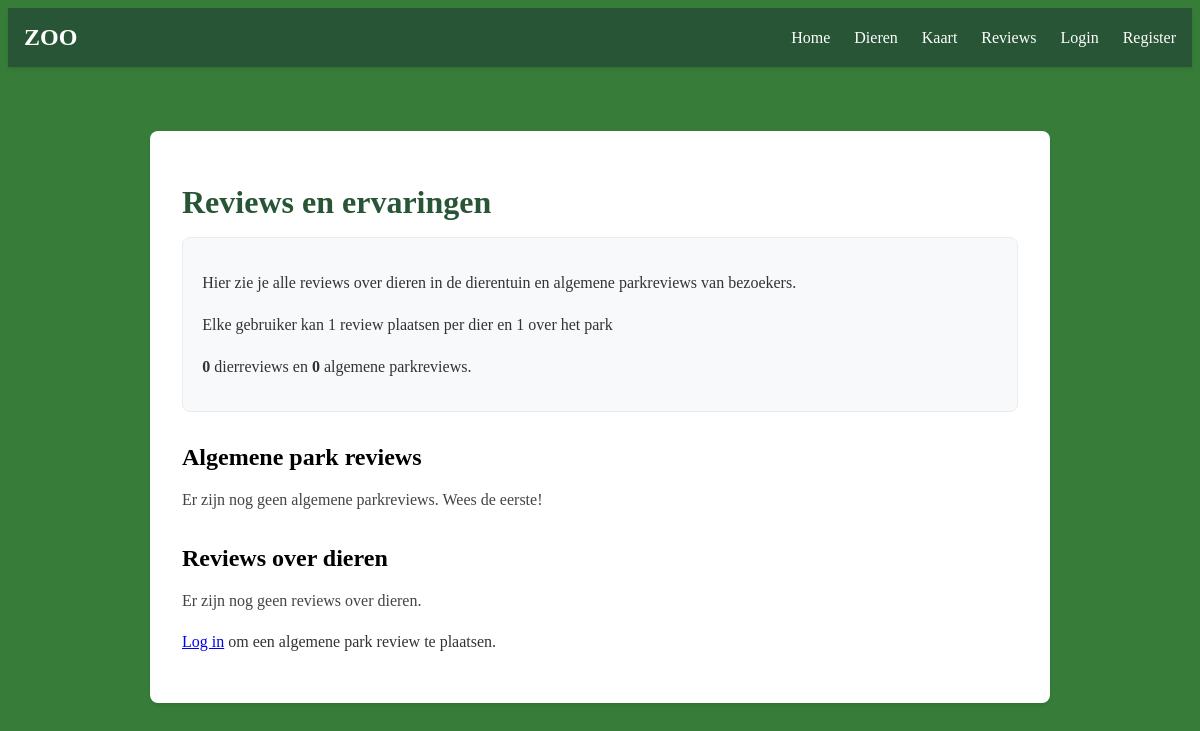
The app's page /reviews, older data.
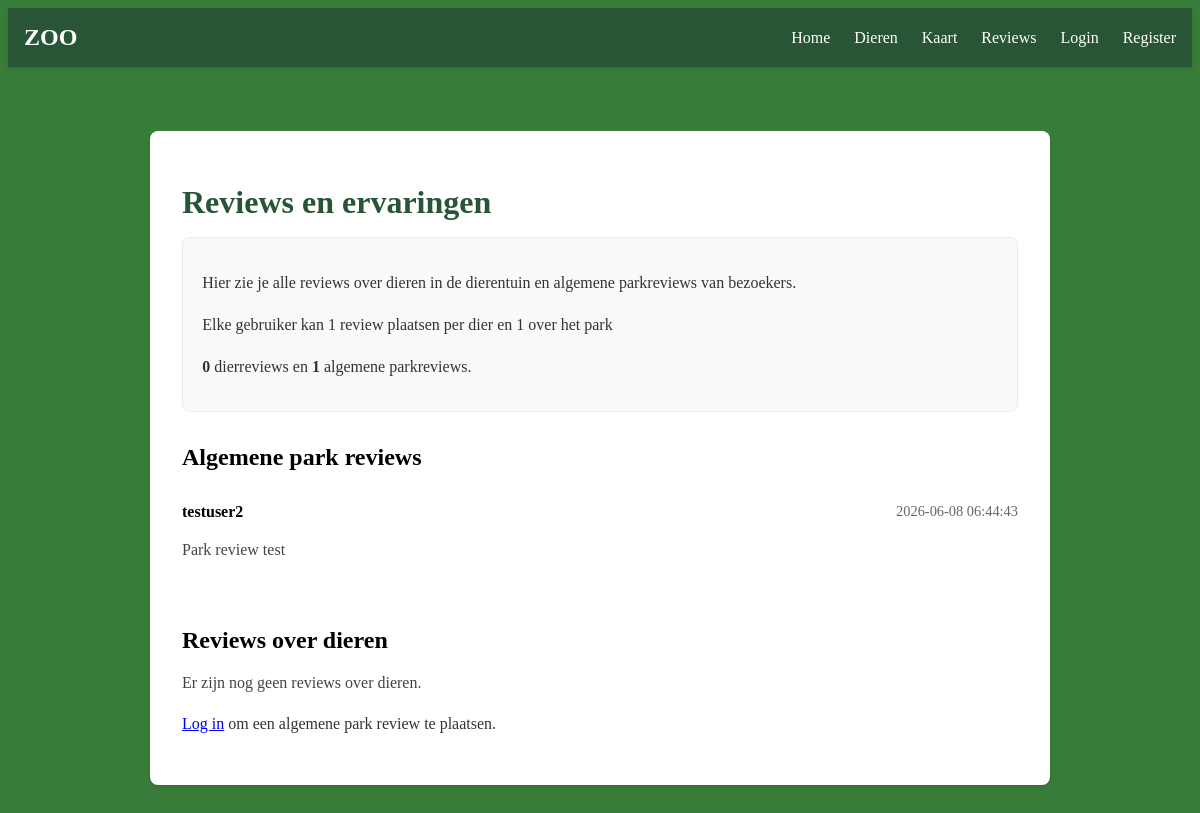
The same page, newer data.
### tables this page shows
CREATE TABLE PARK_REVIEWS (
        id INTEGER PRIMARY KEY AUTOINCREMENT,
        user_id INTEGER NOT NULL,
        review TEXT NOT NULL,
        created_at TEXT NOT NULL DEFAULT CURRENT_TIMESTAMP,
        FOREIGN KEY (user_id) REFERENCES USERS(id)
    );

CREATE TABLE USERS (
    id INTEGER PRIMARY KEY AUTOINCREMENT,
    username TEXT UNIQUE NOT NULL,
    password TEXT NOT NULL
);

### app.py (the view, shortened to what this page needs)
@app.route("/reviews", methods=["GET", "POST"])
def reviews():
    error = None
    animal_reviews = db.execute(
        "SELECT REVIEWS.id AS review_id, REVIEWS.review, REVIEWS.created_at, REVIEWS.user_id, USERS.username, DIEREN.naam AS dier_naam "
        "FROM REVIEWS "
        "JOIN USERS ON REVIEWS.user_id = USERS.id "
        "JOIN DIEREN ON REVIEWS.dier_id = DIEREN.id "
        "ORDER BY REVIEWS.created_at DESC"
    )
    park_reviews = db.execute(
        "SELECT PARK_REVIEWS.id AS review_id, PARK_REVIEWS.review, PARK_REVIEWS.created_at, PARK_REVIEWS.user_id, USERS.username "
        "FROM PARK_REVIEWS "
        "JOIN USERS ON PARK_REVIEWS.user_id = USERS.id "
        "ORDER BY PARK_REVIEWS.created_at DESC"
    )
    return render_template("reviews.html", animal_reviews=animal_reviews, park_reviews=park_reviews, error=error)

### templates/reviews.html (shortened to what this page needs)
{% extends "layout.html" %}
{% block content %}
<div class="dier-container">
    <div class="dier-content">
        <h1>Reviews en ervaringen</h1>
        <div class="reviews-summary">
            <p>Hier zie je alle reviews over dieren in de dierentuin en algemene parkreviews van bezoekers.</p>
            <p>Elke gebruiker kan 1 review plaatsen per dier en 1 over het park</p>
            <p><strong>{{ animal_reviews | length }}</strong> dierreviews en <strong>{{ park_reviews | length }}</strong> algemene parkreviews.</p>
        </div>
        <section class="review-group">
            <h2>Algemene park reviews</h2>
            {% if park_reviews and park_reviews | length > 0 %}
                <ul class="review-list">
                    {% for review in park_reviews %}
                        <li class="review-item">
                            <div class="review-header">
                                <strong>{{ review.username }}</strong>
                                <span class="review-date">{{ review.created_at }}</span>
                            </div>
                            <p>{{ review.review }}</p>
                        </li>
                    {% endfor %}
                </ul>
            {% else %}
                <p>Er zijn nog geen algemene parkreviews. Wees de eerste!</p>
            {% endif %}
        </section>
        <section class="review-group">
            <h2>Reviews over dieren</h2>
            {% if animal_reviews and animal_reviews | length > 0 %}
                <ul class="review-list">
                    {% for review in animal_reviews %}
                        <li class="review-item">
                            <div class="review-header">
                                <strong>{{ review.username }}</strong>
                                <span class="review-date">{{ review.created_at }}</span>
                            </div>
                            <p><strong>Dier:</strong> <a href="/dier/{{ review.dier_naam }}">{{ review.dier_naam }}</a></p>
                            <p>{{ review.review }}</p>
                            {% if session.get('user_id') == review.user_id %}
                                <form method="post" action="/reviews/animal/delete" class="review-delete-form">
                                    <input type="hidden" name="review_id" value="{{ review.review_id }}">
                                    <button type="submit" class="delete-review-button">Verwijder review</button>
                                </form>
                            {% endif %}
                        </li>
                    {% endfor %}
                </ul>
            {% else %}
                <p>Er zijn nog geen reviews over dieren.</p>
            {% endif %}
        </section>
        <div class="review-form-container">
            {% if session.get('user_id') %}
                <h3>Laat een algemene park review achter</h3>
                {% if error %}
                    <p class="error">{{ error }}</p>
                {% endif %}
                <form method="post">
                    <textarea name="review" rows="5" placeholder="Vertel ons wat je van het park vindt..." required></textarea>
                    <button type="submit">Plaats algemene review</button>
                </form>
            {% else %}
                <p><a href="/login">Log in</a> om een algemene park review te plaatsen.</p>
            {% endif %}
        </div>
    </div>
</div>
{% endblock %}

Row changes from the older to the newer data that the page shows:
added PARK_REVIEWS: username "testuser2", created_at "2026-06-08 06:44:43", review "Park review test"
Text that changed along with them:
{{ park_reviews | length }}: "0" → "1"
text no longer shown: "Er zijn nog geen algemene parkreviews. Wees de eerste!"
